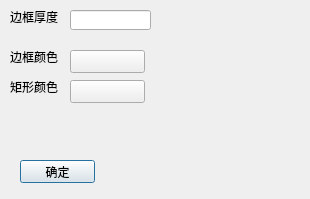
<ui version="4.0" >
 <class>recteditClass</class>
 <widget class="QDialog" name="recteditClass" >
  <property name="geometry" >
   <rect>
    <x>0</x>
    <y>0</y>
    <width>310</width>
    <height>199</height>
   </rect>
  </property>
  <property name="windowTitle" >
   <string>矩形编辑</string>
  </property>
  <widget class="QPushButton" name="backpb" >
   <property name="geometry" >
    <rect>
     <x>20</x>
     <y>160</y>
     <width>75</width>
     <height>23</height>
    </rect>
   </property>
   <property name="text" >
    <string>确定</string>
   </property>
  </widget>
  <widget class="QLabel" name="label" >
   <property name="geometry" >
    <rect>
     <x>10</x>
     <y>10</y>
     <width>54</width>
     <height>14</height>
    </rect>
   </property>
   <property name="text" >
    <string>边框厚度</string>
   </property>
  </widget>
  <widget class="QLineEdit" name="le_biankuanghoudu" >
   <property name="geometry" >
    <rect>
     <x>70</x>
     <y>10</y>
     <width>81</width>
     <height>20</height>
    </rect>
   </property>
  </widget>
  <widget class="QPushButton" name="pb_biankuangyanse" >
   <property name="geometry" >
    <rect>
     <x>70</x>
     <y>50</y>
     <width>75</width>
     <height>23</height>
    </rect>
   </property>
   <property name="text" >
    <string/>
   </property>
  </widget>
  <widget class="QLabel" name="label_6" >
   <property name="geometry" >
    <rect>
     <x>10</x>
     <y>50</y>
     <width>54</width>
     <height>14</height>
    </rect>
   </property>
   <property name="text" >
    <string>边框颜色</string>
   </property>
  </widget>
  <widget class="QPushButton" name="pb_juxingyanse" >
   <property name="geometry" >
    <rect>
     <x>70</x>
     <y>80</y>
     <width>75</width>
     <height>23</height>
    </rect>
   </property>
   <property name="text" >
    <string/>
   </property>
  </widget>
  <widget class="QLabel" name="label_7" >
   <property name="geometry" >
    <rect>
     <x>10</x>
     <y>80</y>
     <width>54</width>
     <height>14</height>
    </rect>
   </property>
   <property name="text" >
    <string>矩形颜色</string>
   </property>
  </widget>
 </widget>
 <resources/>
 <connections/>
</ui>
